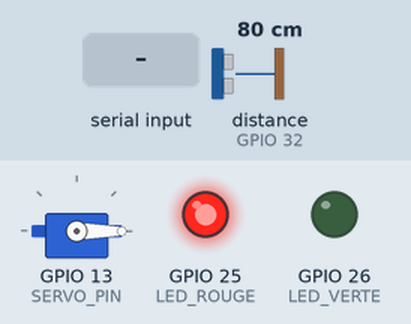
This sketch was run on a simulated ESP32. Shown: servo, output pins drawn as LEDs (lit = HIGH). The test bench sets the inputs (shaded band); at power-on: distance to the obstacle (sensor on GPIO 32) 80 cm. The echo pulse lasts 58.3 µs per cm; pins used as bus, display or sensor lines are not drawn; what the sketch prints to the serial monitor is not drawn.

Above: at 1.2 s.
1.3 s: "OUVRIR\n" received over Serial
At 2.1 s:
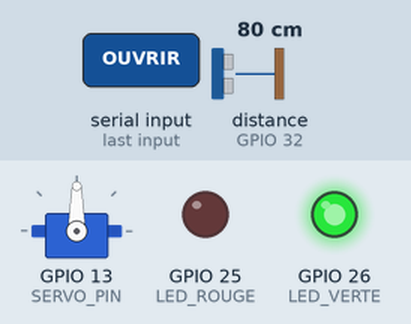
2.8 s: distance to the obstacle (sensor on GPIO 32) set to 10 cm
5.8 s: distance to the obstacle (sensor on GPIO 32) set to 7 cm
Timing chart, 0 to 8.8 s (numbered marks = the images above; inputs shaded):
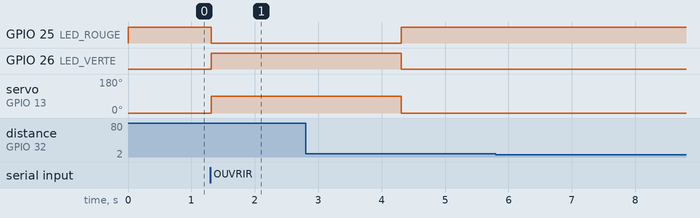

Measured:
- after the input at 1.3 s, GPIO 25 (LED_ROUGE): HIGH → LOW at once; GPIO 26 (LED_VERTE): LOW → HIGH at once; servo on GPIO 13 (SERVO_PIN): 0° → 90° at once
- after the input at 5.8 s, every drawn part: stays the same

The sketch:

ESP_Barrier.ino
```cpp
#include <SPI.h>
#include <MFRC522.h>
#include <ESP32Servo.h>

// ==========================================
// 📍 PINOUT (TON PCB BARRIÈRE)
// ==========================================
// --- RFID RC522 ---
// SDA (SS) -> 21
// SCK      -> 18
// MOSI     -> 23
// MISO     -> 19
// RST      -> 22
#define SS_PIN  21
#define RST_PIN 22
#define LED_ROUGE 25
#define LED_VERTE 26
#define SERVO_PIN 13
#define TRIG_PIN 33
#define ECHO_PIN 32

MFRC522 rfid(SS_PIN, RST_PIN);
Servo barriere;

bool barriereOuverte = false;

void setup() {
  Serial.begin(115200);

  // Cette ligne magique permet au Raspberry Pi de détecter qui est branché sur quel port USB !
  Serial.println("DEVICE_TYPE=BARRIERE");

  // Config LEDs
  pinMode(LED_ROUGE, OUTPUT);
  pinMode(LED_VERTE, OUTPUT);
  digitalWrite(LED_ROUGE, HIGH);
  digitalWrite(LED_VERTE, LOW);

  // Config HC-SR04
  pinMode(TRIG_PIN, OUTPUT);
  pinMode(ECHO_PIN, INPUT);

  // Config Servomoteur
  ESP32PWM::allocateTimer(0);
  barriere.setPeriodHertz(50);
  barriere.attach(SERVO_PIN, 500, 2400);
  barriere.write(0); // Fermée par défaut

  // Config RFID
  SPI.begin();
  rfid.PCD_Init();
}

void loop() {
  // ----------------------------------------------------
  // 1. ÉCOUTE DU RASPBERRY PI (A-t-on reçu l'ordre d'ouvrir ?)
  // ----------------------------------------------------
  if (Serial.available() > 0) {
    String ordre = Serial.readStringUntil('\n');
    ordre.trim(); // Enlever les espaces invisibles

    if (ordre == "OUVRIR" && !barriereOuverte) {
      sequenceOuverture();
    }
  }

  // ----------------------------------------------------
  // 2. ÉCOUTE DU LECTEUR RFID (Y a-t-il un badge ?)
  // ----------------------------------------------------
  if (!barriereOuverte && rfid.PICC_IsNewCardPresent() && rfid.PICC_ReadCardSerial()) {

    String uid_lu = "";
    for (byte i = 0; i < rfid.uid.size; i++) {
      uid_lu += String(rfid.uid.uidByte[i] < 0x10 ? " 0" : " ");
      uid_lu += String(rfid.uid.uidByte[i], HEX);
    }
    uid_lu.toUpperCase();

    // On envoie l'UID au Raspberry Pi pour qu'il vérifie dans la BDD
    Serial.print("UID=");
    Serial.println(uid_lu);

    rfid.PICC_HaltA(); // On met le badge en pause pour ne pas spammer
    delay(1000);       // Petite pause anti-rebond
  }
}

// ==========================================
// ⚙️ FONCTION D'OUVERTURE AVEC SÉCURITÉ ULTRASON
// ==========================================
void sequenceOuverture() {
  barriereOuverte = true;
  digitalWrite(LED_ROUGE, LOW);
  digitalWrite(LED_VERTE, HIGH);

  barriere.write(90); // Lève la barrière
  delay(3000);        // Laisse passer la voiture pendant 3 sec

  // --- SECURITE ANTI-FERMETURE (HC-SR04) ---
  while (voitureSousBarriere()) {
    // Tant qu'une voiture est détectée sous la barrière (distance < 10cm), on attend !
    delay(500);
  }

  // La voie est libre, on ferme
  barriere.write(0);
  digitalWrite(LED_VERTE, LOW);
  digitalWrite(LED_ROUGE, HIGH);
  barriereOuverte = false;

  // On prévient le RPi que c'est terminé
  Serial.println("BARRIERE_FERMEE");
}

// ==========================================
// 📏 FONCTION DE MESURE DE DISTANCE (AVEC DEBUG)
// ==========================================
bool voitureSousBarriere() {
  digitalWrite(TRIG_PIN, LOW);
  delayMicroseconds(2);
  digitalWrite(TRIG_PIN, HIGH);
  delayMicroseconds(10);
  digitalWrite(TRIG_PIN, LOW);

  long duree = pulseIn(ECHO_PIN, HIGH, 30000); // Timeout 30ms

  if (duree == 0) {
    Serial.println("[HC-SR04] Erreur : Aucune reponse (Distance = 0)");
    return false;
  }

  float distance = (duree / 2.0) * 0.0343;

  // Affichage dans la console pour comprendre ce que voit le capteur
  Serial.print("[HC-SR04] Distance mesuree : ");
  Serial.print(distance);
  Serial.println(" cm");

  // J'ai monté le seuil à 15 cm pour tester facilement avec la main
  if (distance > 1.0 && distance < 8.0) {
    Serial.println(">>> OBSTACLE DETECTE ! Je bloque la fermeture.");
    return true;
  }

  return false;
}
```
